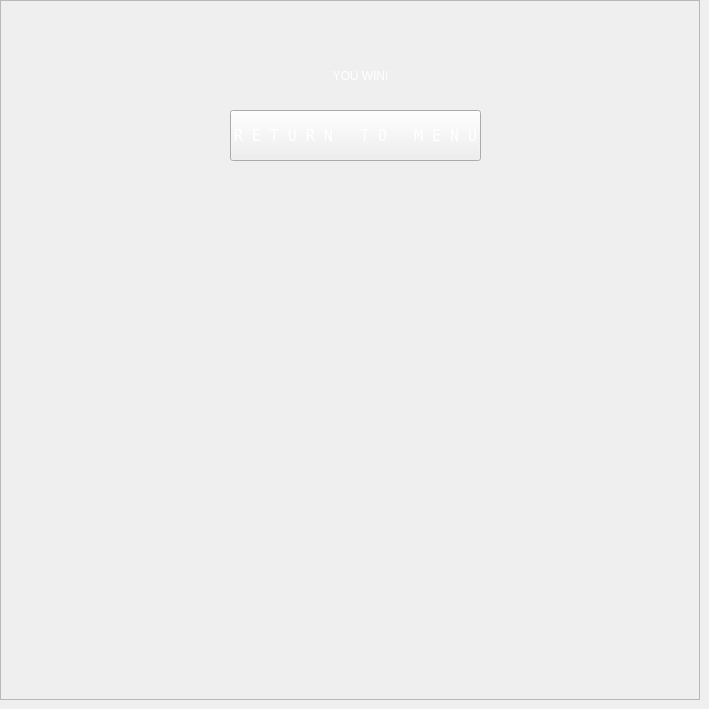
     <widget class="QWidget" name="winningPage">
      <widget class="QFrame" name="winningFrame">
       <property name="geometry">
        <rect>
         <x>0</x>
         <y>0</y>
         <width>700</width>
         <height>700</height>
        </rect>
       </property>
       <property name="autoFillBackground">
        <bool>false</bool>
       </property>
       <property name="styleSheet">
        <string notr="true">background-image: url(:/gamefield_graphics/gamefield.png);</string>
       </property>
       <property name="frameShape">
        <enum>QFrame::StyledPanel</enum>
       </property>
       <property name="frameShadow">
        <enum>QFrame::Raised</enum>
       </property>
       <widget class="QLabel" name="youWin">
        <property name="geometry">
         <rect>
          <x>160</x>
          <y>10</y>
          <width>401</width>
          <height>131</height>
         </rect>
        </property>
        <property name="styleSheet">
         <string notr="true">font: 75 35pt &quot;Fixedsys&quot;;
color: rgb(255, 255, 255);
background-image: url(:/gamefield_graphics/t.png);</string>
        </property>
        <property name="text">
         <string>YOU WIN!</string>
        </property>
        <property name="scaledContents">
         <bool>false</bool>
        </property>
        <property name="alignment">
         <set>Qt::AlignCenter</set>
        </property>
       </widget>
       <widget class="QLabel" name="winningPlayer">
        <property name="enabled">
         <bool>true</bool>
        </property>
        <property name="geometry">
         <rect>
          <x>220</x>
          <y>190</y>
          <width>261</width>
          <height>281</height>
         </rect>
        </property>
        <property name="styleSheet">
         <string notr="true">background-image: url(:/gamefield_graphics/ribbons.png);</string>
        </property>
        <property name="text">
         <string/>
        </property>
        <property name="pixmap">
         <pixmap resource="res.qrc">:/gamefield_graphics/p2.PNG</pixmap>
        </property>
        <property name="scaledContents">
         <bool>true</bool>
        </property>
       </widget>
       <widget class="QLabel" name="queen">
        <property name="enabled">
         <bool>true</bool>
        </property>
        <property name="geometry">
         <rect>
          <x>110</x>
          <y>420</y>
          <width>501</width>
          <height>281</height>
         </rect>
        </property>
        <property name="styleSheet">
         <string notr="true">background-image: url(:/gamefield_graphics/t.png);</string>
        </property>
        <property name="text">
         <string/>
        </property>
        <property name="pixmap">
         <pixmap resource="res.qrc">:/gamefield_graphics/Queen.png</pixmap>
        </property>
        <property name="scaledContents">
         <bool>true</bool>
        </property>
       </widget>
       <widget class="QPushButton" name="pushButton">
        <property name="geometry">
         <rect>
          <x>230</x>
          <y>110</y>
          <width>251</width>
          <height>51</height>
         </rect>
        </property>
        <property name="font">
         <font>
          <family>Fixedsys</family>
          <pointsize>11</pointsize>
         </font>
        </property>
        <property name="styleSheet">
         <string notr="true">color: rgb(255, 255, 255)</string>
        </property>
        <property name="text">
         <string>R E T U R N   T O   M E N U</string>
        </property>
       </widget>
      </widget>
     </widget>
